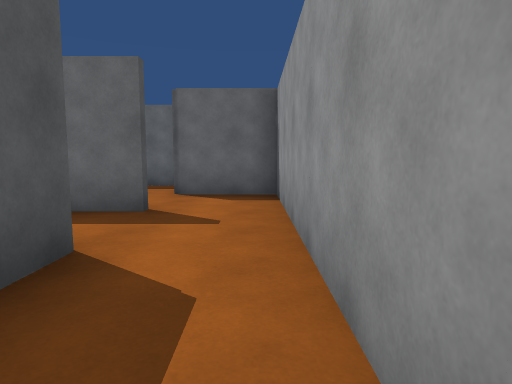
View 1 (above)

24 first-person views from a walk through a Unity game level. The camera is 1.3 m above the floor, tilts 6° down and sees 75° across. The floor is counted in squares, 1.8 m on a side. Each view is taken from the middle of a square. On the plan, view 1 faces up. The plan holds only what a view shows up to about 11 squares ahead; the rest is blank. The place goes on beyond the plan. The player character is not drawn.

View 2
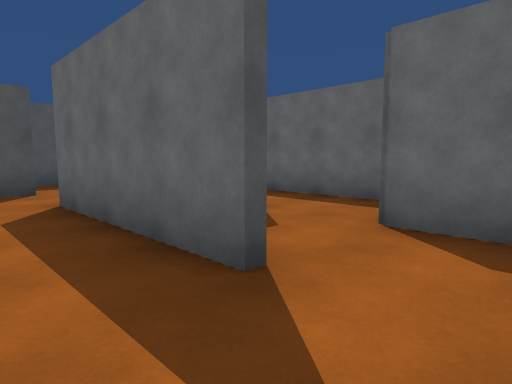

View 3
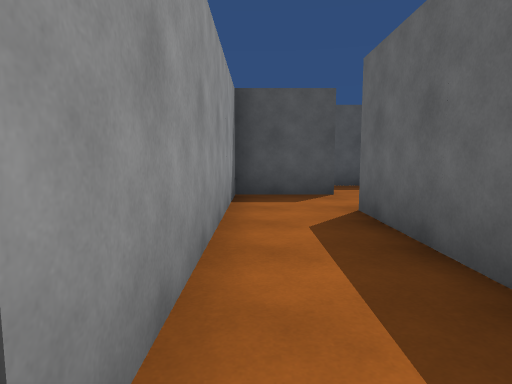

View 4
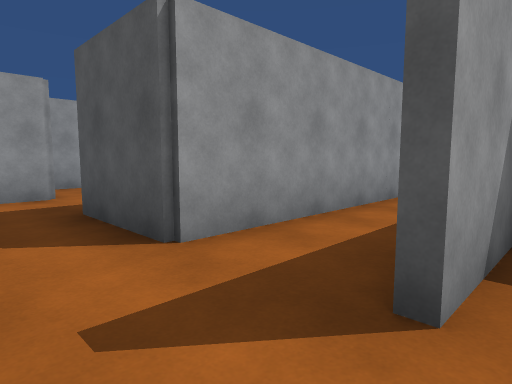

View 5
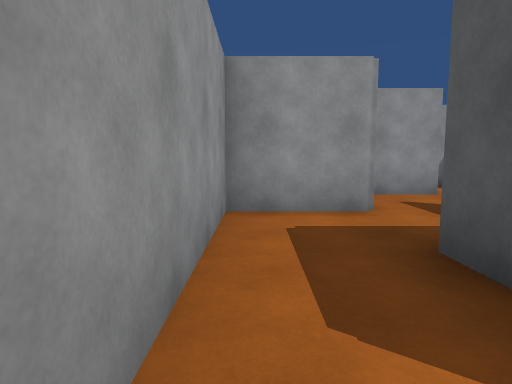

View 6
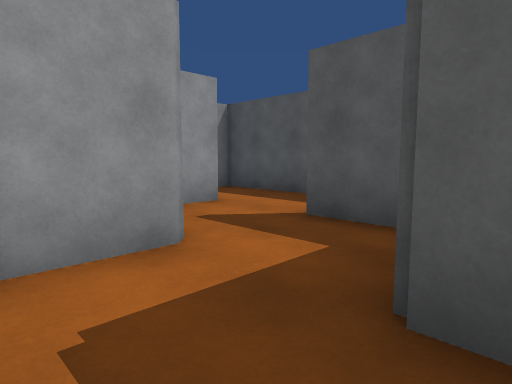

View 7
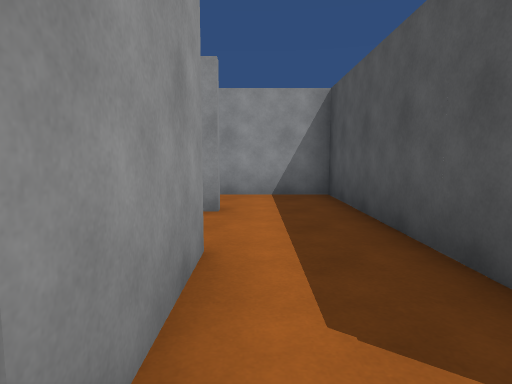

View 8
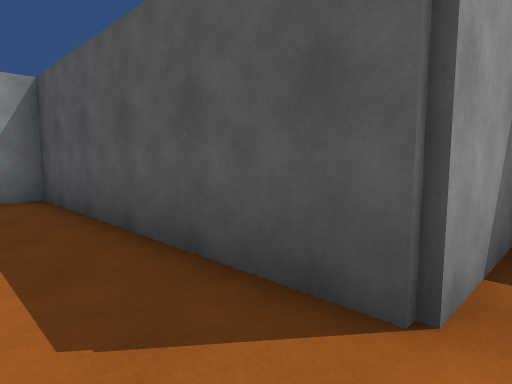

View 9
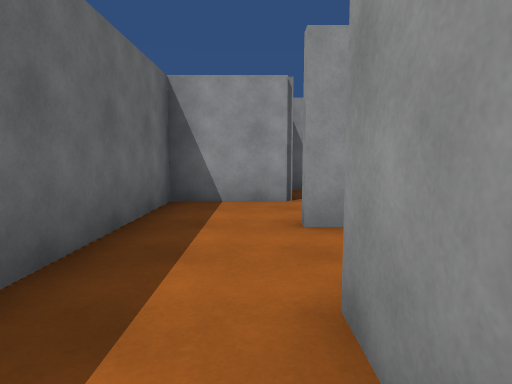

View 10
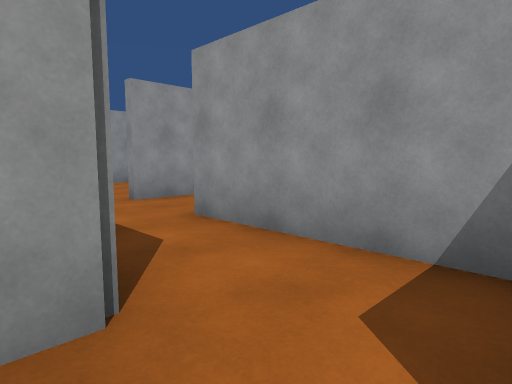

View 11
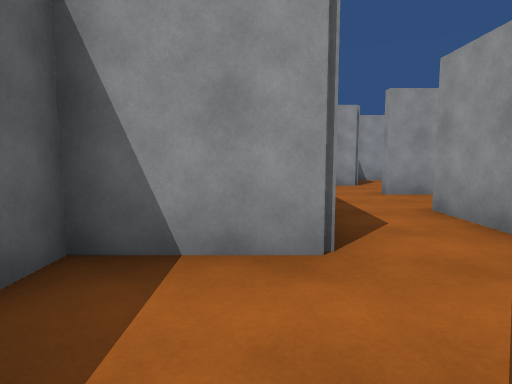

View 12
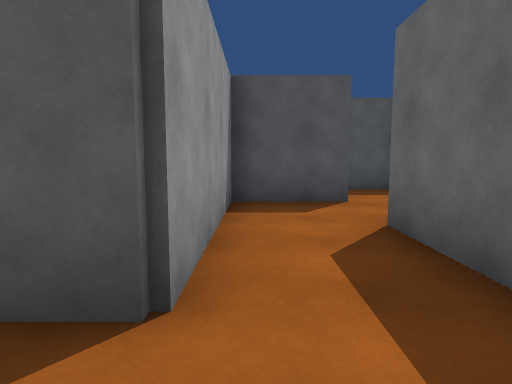

View 13
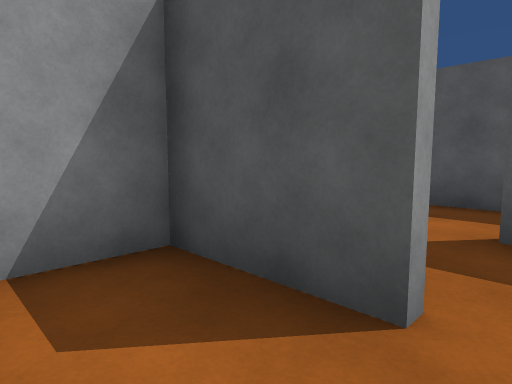

View 14
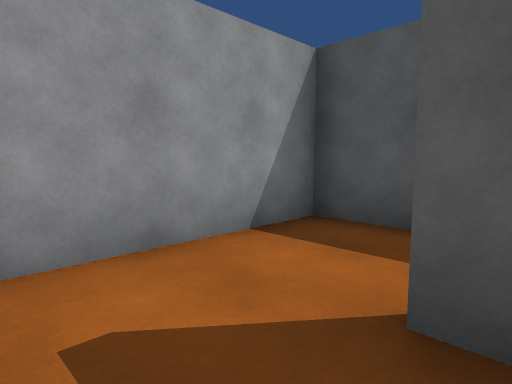

View 15
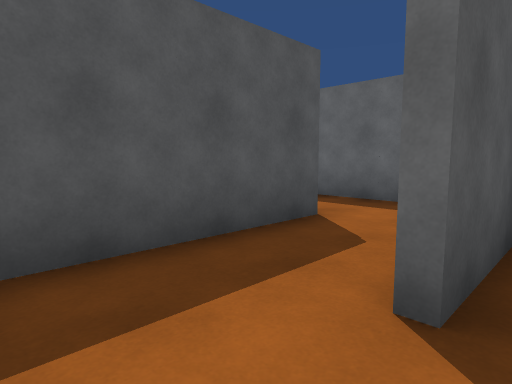

View 16
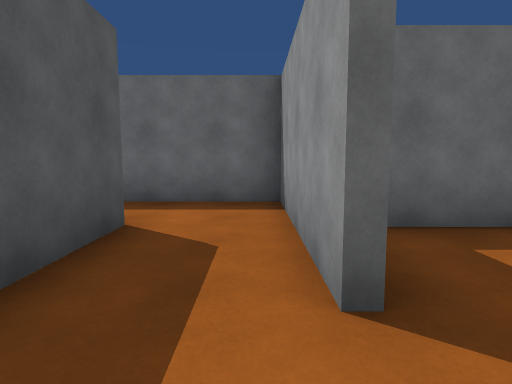

View 17
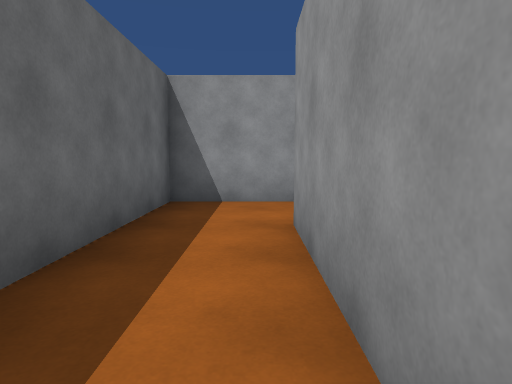

View 18
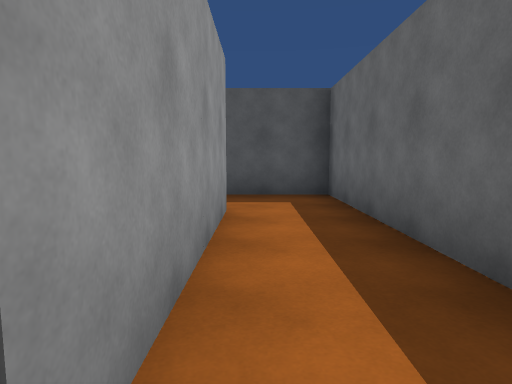

View 19
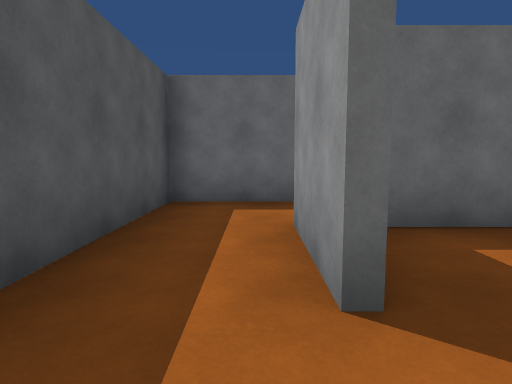

View 20
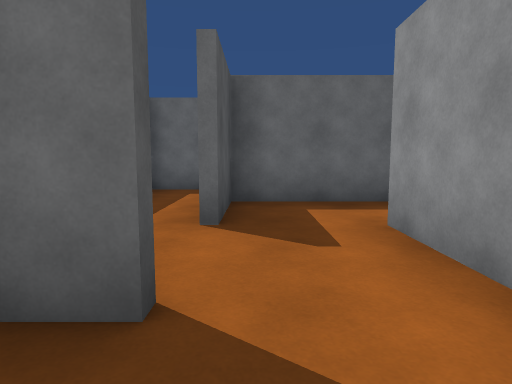

View 21
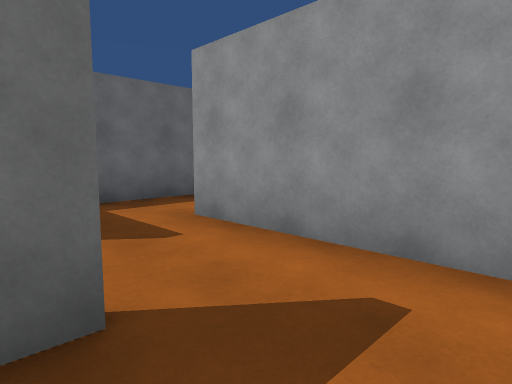

View 22
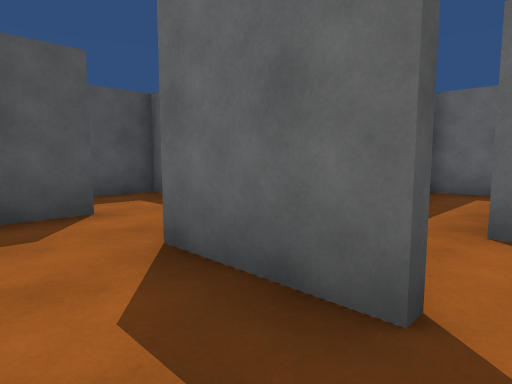

View 23
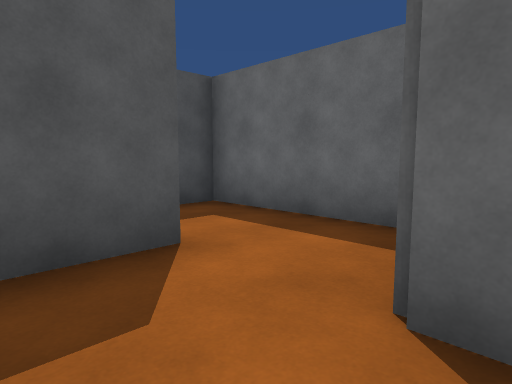

View 24
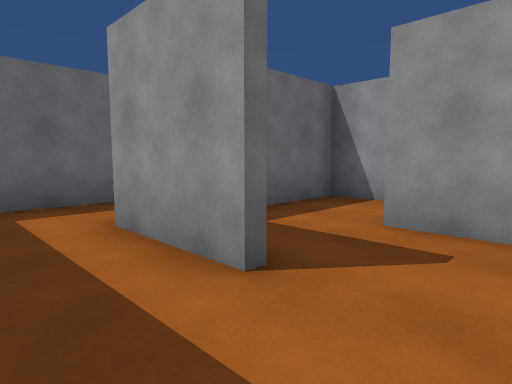

### Floor plan
Key: @ floor where view 1 was taken; # wall or solid block; . floor.
Columns run from 25 left of view 1 to 1 right of it. Each row starts with its distance up from view 1.
 12       #########
 11       #.......#
 10  ##   #.#####.#####
  9 ...   #.#.. #.#...#
  8 ..#####...# #...#.#######
  7 ..#...#...# #...#.......# #
  6 ....#.##..# #########.#.###
  5 ....#.....#     #...# #...#
  4                   #.####..#
  3                   #.......#
  2                   #######.#
  1                   #... ##.#
  0                   ###.##.@#
 -1                     #.#...#
 -2                     #...###
 -3                     #..
 -4                     #.##
 -5                     #..
 -6                     ###

Where each view was taken, in squares from view 1:
view 1: 0 up, 0 right, facing up
view 2: 3 up, 0 right, facing up-left
view 3: 3 up, 1 left, facing left
view 4: 5 up, 0 right, facing down-left
view 5: 3 up, 0 right, facing down
view 6: 1 up, 0 right, facing down-left
view 7: 1 up, 4 left, facing down
view 8: 1 up, 4 left, facing down-left
view 9: 7 up, 7 left, facing right
view 10: 9 up, 9 left, facing down-right
view 11: 9 up, 10 left, facing right
view 12: 7 up, 4 left, facing left
view 13: 9 up, 8 left, facing down-left
view 14: 9 up, 10 left, facing down-left
view 15: 7 up, 11 left, facing up-left
view 16: 7 up, 12 left, facing up
view 17: 11 up, 17 left, facing right
view 18: 11 up, 13 left, facing left
view 19: 7 up, 18 left, facing up
view 20: 5 up, 17 left, facing up
view 21: 5 up, 18 left, facing up-right
view 22: 5 up, 17 left, facing up-left
view 23: 5 up, 19 left, facing up-left
view 24: 5 up, 25 left, facing up-right
